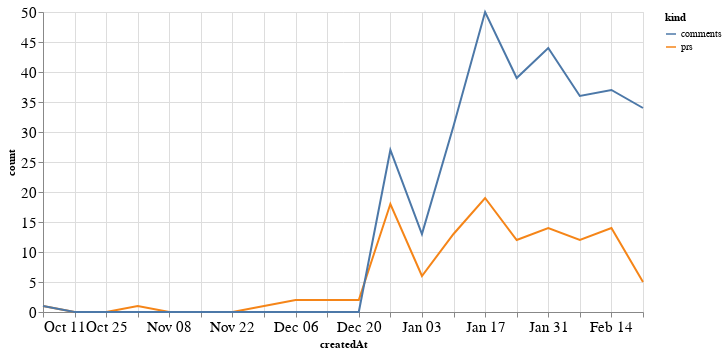

Notebook code cell kept with this figure:
### Code cell
alt.Chart(total_time, width=600).mark_line().encode(
    x='createdAt',
    y='count',
    color='kind'
)

### Figure 1 — Vega-Lite specification as saved in the notebook (floating-point values rounded to 4 significant figures)
{"config": {"axisLeft": {"labelFontSize": 15}, "axisBottom": {"labelFontSize": 15}}, "data": {"name": "data-ed6d9ecdf8b66ed634a366c69fde94da"}, "mark": "line", "encoding": {"color": {"type": "nominal", "field": "kind"}, "x": {"type": "temporal", "field": "createdAt"}, "y": {"type": "quantitative", "field": "count"}}, "width": 600, "$schema": "https://vega.github.io/schema/vega-lite/v4.8.1.json", "datasets": {"data-ed6d9ecdf8b66ed634a366c69fde94da": [{"createdAt": "2020-10-11T00:00:00", "kind": "prs", "count": 1}, {"createdAt": "2020-10-18T00:00:00", "kind": "prs", "count": 0}, {"createdAt": "2020-10-25T00:00:00", "kind": "prs", "count": 0}, {"createdAt": "2020-11-01T00:00:00", "kind": "prs", "count": 1}, {"createdAt": "2020-11-08T00:00:00", "kind": "prs", "count": 0}, {"createdAt": "2020-11-15T00:00:00", "kind": "prs", "count": 0}, {"createdAt": "2020-11-22T00:00:00", "kind": "prs", "count": 0}, {"createdAt": "2020-11-29T00:00:00", "kind": "prs", "count": 1}, {"createdAt": "2020-12-06T00:00:00", "kind": "prs", "count": 2}, {"createdAt": "2020-12-13T00:00:00", "kind": "prs", "count": 2}, {"createdAt": "2020-12-20T00:00:00", "kind": "prs", "count": 2}, {"createdAt": "2020-12-27T00:00:00", "kind": "prs", "count": 18}, {"createdAt": "2021-01-03T00:00:00", "kind": "prs", "count": 6}, {"createdAt": "2021-01-10T00:00:00", "kind": "prs", "count": 13}, {"createdAt": "2021-01-17T00:00:00", "kind": "prs", "count": 19}, {"createdAt": "2021-01-24T00:00:00", "kind": "prs", "count": 12}, {"createdAt": "2021-01-31T00:00:00", "kind": "prs", "count": 14}, {"createdAt": "2021-02-07T00:00:00", "kind": "prs", "count": 12}, {"createdAt": "2021-02-14T00:00:00", "kind": "prs", "count": 14}, {"createdAt": "2021-02-21T00:00:00", "kind": "prs", "count": 5}, {"createdAt": "2020-10-11T00:00:00", "kind": "comments", "count": 1}, {"createdAt": "2020-10-18T00:00:00", "kind": "comments", "count": 0}, {"createdAt": "2020-10-25T00:00:00", "kind": "comments", "count": 0}, {"createdAt": "2020-11-01T00:00:00", "kind": "comments", "count": 0}, {"createdAt": "2020-11-08T00:00:00", "kind": "comments", "count": 0}, {"createdAt": "2020-11-15T00:00:00", "kind": "comments", "count": 0}, {"createdAt": "2020-11-22T00:00:00", "kind": "comments", "count": 0}, {"createdAt": "2020-11-29T00:00:00", "kind": "comments", "count": 0}, {"createdAt": "2020-12-06T00:00:00", "kind": "comments", "count": 0}, {"createdAt": "2020-12-13T00:00:00", "kind": "comments", "count": 0}, {"createdAt": "2020-12-20T00:00:00", "kind": "comments", "count": 0}, {"createdAt": "2020-12-27T00:00:00", "kind": "comments", "count": 27}, {"createdAt": "2021-01-03T00:00:00", "kind": "comments", "count": 13}, {"createdAt": "2021-01-10T00:00:00", "kind": "comments", "count": 31}, {"createdAt": "2021-01-17T00:00:00", "kind": "comments", "count": 50}, {"createdAt": "2021-01-24T00:00:00", "kind": "comments", "count": 39}, {"createdAt": "2021-01-31T00:00:00", "kind": "comments", "count": 44}, {"createdAt": "2021-02-07T00:00:00", "kind": "comments", "count": 36}, {"createdAt": "2021-02-14T00:00:00", "kind": "comments", "count": 37}, {"createdAt": "2021-02-21T00:00:00", "kind": "comments", "count": 34}]}}
